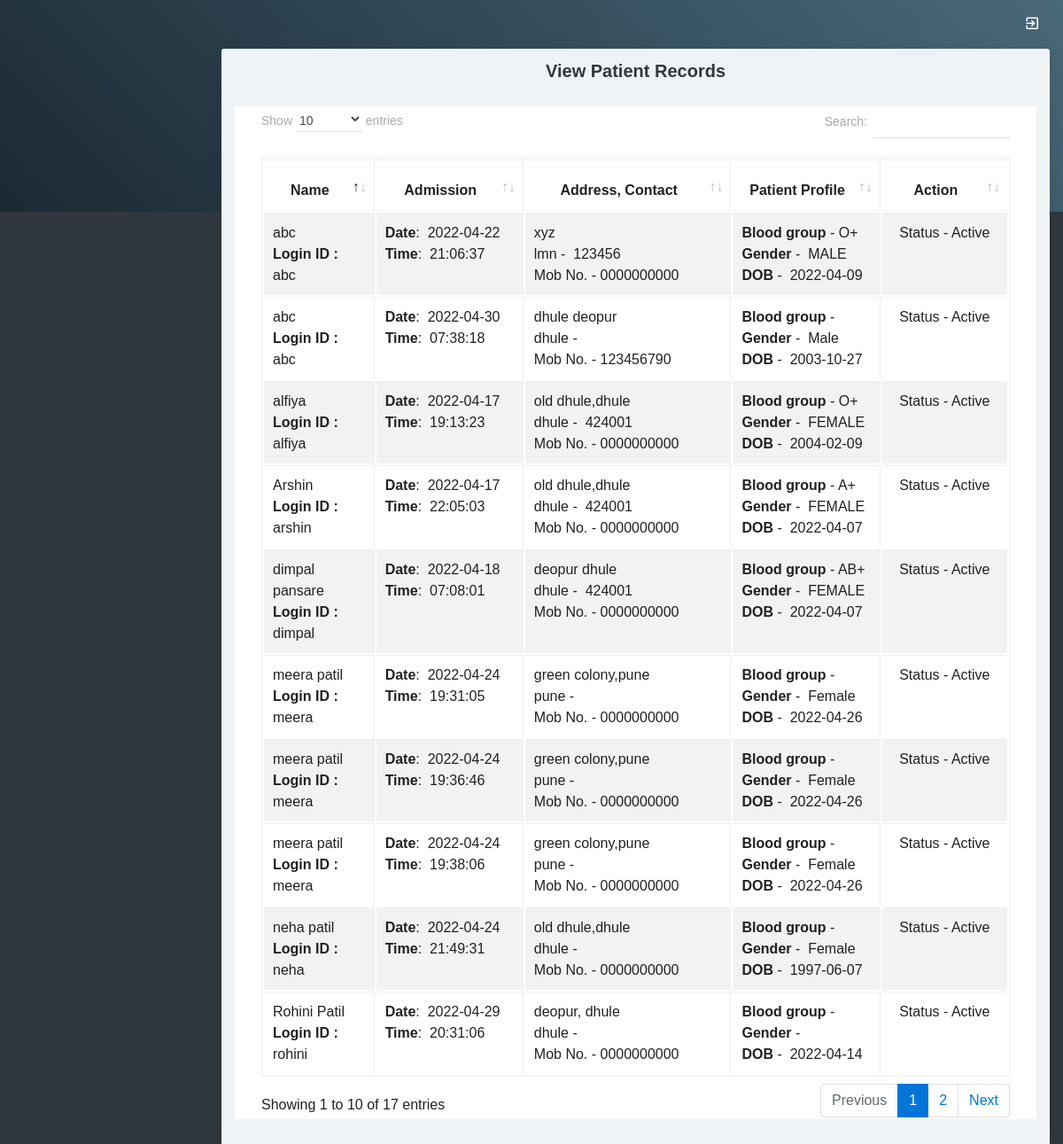
The app's page /Login/modules/viewpatient.php with its own data.
### tables this page shows
CREATE TABLE `patient` (
  `patientid` int(10) NOT NULL,
  `patientname` varchar(50) NOT NULL,
  `admissiondate` date NOT NULL,
  `admissiontime` time NOT NULL,
  `address` varchar(250) NOT NULL,
  `mobileno` varchar(15) NOT NULL,
  `city` varchar(25) NOT NULL,
  `pincode` varchar(20) NOT NULL,
  `loginid` varchar(50) NOT NULL,
  `password` varchar(25) NOT NULL,
  `bloodgroup` varchar(20) NOT NULL,
  `gender` varchar(10) NOT NULL,
  `dob` date NOT NULL,
  `status` varchar(10) NOT NULL
);

### Login/modules/viewpatient.php (the view, shortened to what this page needs)
<?php
include("adformheader.php");
include("dbconnection.php");
?>
<div class="container-fluid">
  <div class="block-header">
    <h2 class="text-center">View Patient Records</h2>
  </div>
<div class="card">
  <section class="container">
    <table class="table table-bordered table-striped table-hover js-basic-example dataTable">
      <thead>
        <tr>
          <th width="15%" height="36"><div align="center">Name</div></th>
          <th width="20%"><div align="center">Admission</div></th>
          <th width="28%"><div align="center">Address, Contact</div></th>
          <th width="20%"><div align="center">Patient Profile</div></th>
          <th width="17%"><div align="center">Action</div></th>
        </tr>
      </thead>
      <tbody>
       <?php
       $sql ="SELECT * FROM patient";
       $qsql = mysqli_query($con,$sql);
       while($rs = mysqli_fetch_array($qsql))
       {
        echo "<tr>
        <td>$rs[patientname]<br>
        <strong>Login ID :</strong> $rs[loginid] </td>
        <td>
        <strong>Date</strong>: &nbsp;$rs[admissiondate]<br>
        <strong>Time</strong>: &nbsp;$rs[admissiontime]</td>
        <td>$rs[address]<br>$rs[city] -  &nbsp;$rs[pincode]<br>
        Mob No. - $rs[mobileno]</td>
        <td><strong>Blood group</strong> - $rs[bloodgroup]<br>
        <strong>Gender</strong> - &nbsp;$rs[gender]<br>
        <strong>DOB</strong> - &nbsp;$rs[dob]</td>
        <td align='center'>Status - $rs[status] <br>";
        echo "</td></tr>";
      }
      ?>
    </tbody>
  </table>
</section>
</div>
</div>
<?php
include("adformfooter.php");
?>

### records on screen
patient: patientname "alfiya", loginid "alfiya", admissiondate "2022-04-17", admissiontime "19:13:23", address "old dhule,dhule", city "dhule", pincode "424001", mobileno "0000000000", bloodgroup "O+", gender "FEMALE", dob "2004-02-09", status "Active"
patient: patientname "Arshin", loginid "arshin", admissiondate "2022-04-17", admissiontime "22:05:03", address "old dhule,dhule", city "dhule", pincode "424001", mobileno "0000000000", bloodgroup "A+", gender "FEMALE", dob "2022-04-07", status "Active"
patient: patientname "dimpal pansare", loginid "dimpal", admissiondate "2022-04-18", admissiontime "07:08:01", address "deopur dhule", city "dhule", pincode "424001", mobileno "0000000000", bloodgroup "AB+", gender "FEMALE", dob "2022-04-07", status "Active"
patient: patientname "abc", loginid "abc", admissiondate "2022-04-22", admissiontime "21:06:37", address "xyz", city "lmn", pincode "123456", mobileno "0000000000", bloodgroup "O+", gender "MALE", dob "2022-04-09", status "Active"
patient: patientname "meera patil", loginid "meera", admissiondate "2022-04-24", admissiontime "19:31:05", address "green colony,pune", city "pune", mobileno "0000000000", gender "Female", dob "2022-04-26", status "Active"
patient: patientname "meera patil", loginid "meera", admissiondate "2022-04-24", admissiontime "19:36:46", address "green colony,pune", city "pune", mobileno "0000000000", gender "Female", dob "2022-04-26", status "Active"
patient: patientname "meera patil", loginid "meera", admissiondate "2022-04-24", admissiontime "19:38:06", address "green colony,pune", city "pune", mobileno "0000000000", gender "Female", dob "2022-04-26", status "Active"
patient: patientname "neha patil", loginid "neha", admissiondate "2022-04-24", admissiontime "21:49:31", address "old dhule,dhule", city "dhule", mobileno "0000000000", gender "Female", dob "1997-06-07", status "Active"
patient: patientname "Rohini Patil", loginid "rohini", admissiondate "2022-04-29", admissiontime "20:31:06", address "deopur, dhule", city "dhule", mobileno "0000000000", dob "2022-04-14", status "Active"
patient: patientname "abc", loginid "abc", admissiondate "2022-04-30", admissiontime "07:38:18", address "dhule deopur", city "dhule", mobileno "123456790", gender "Male", dob "2003-10-27", status "Active"
